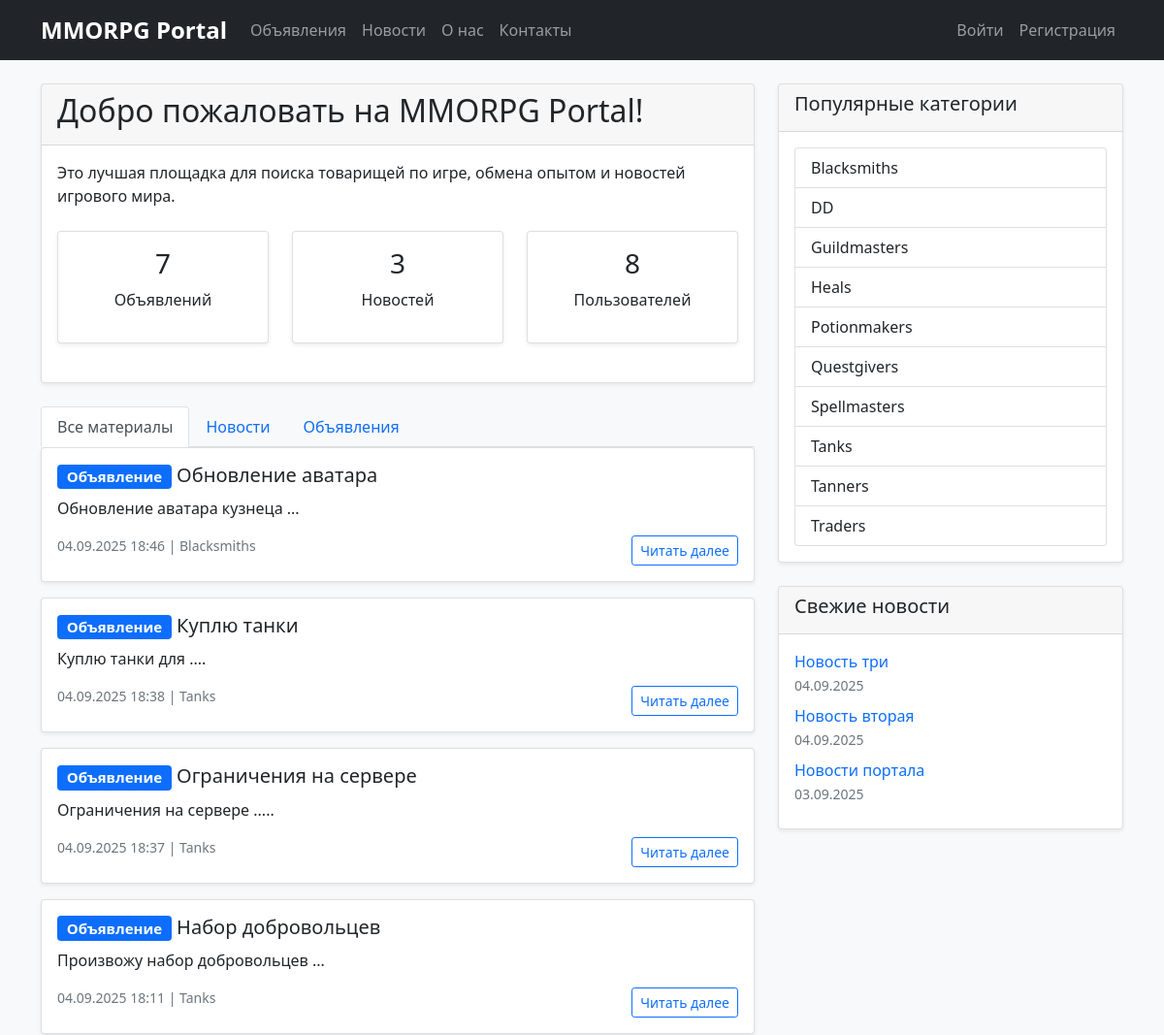
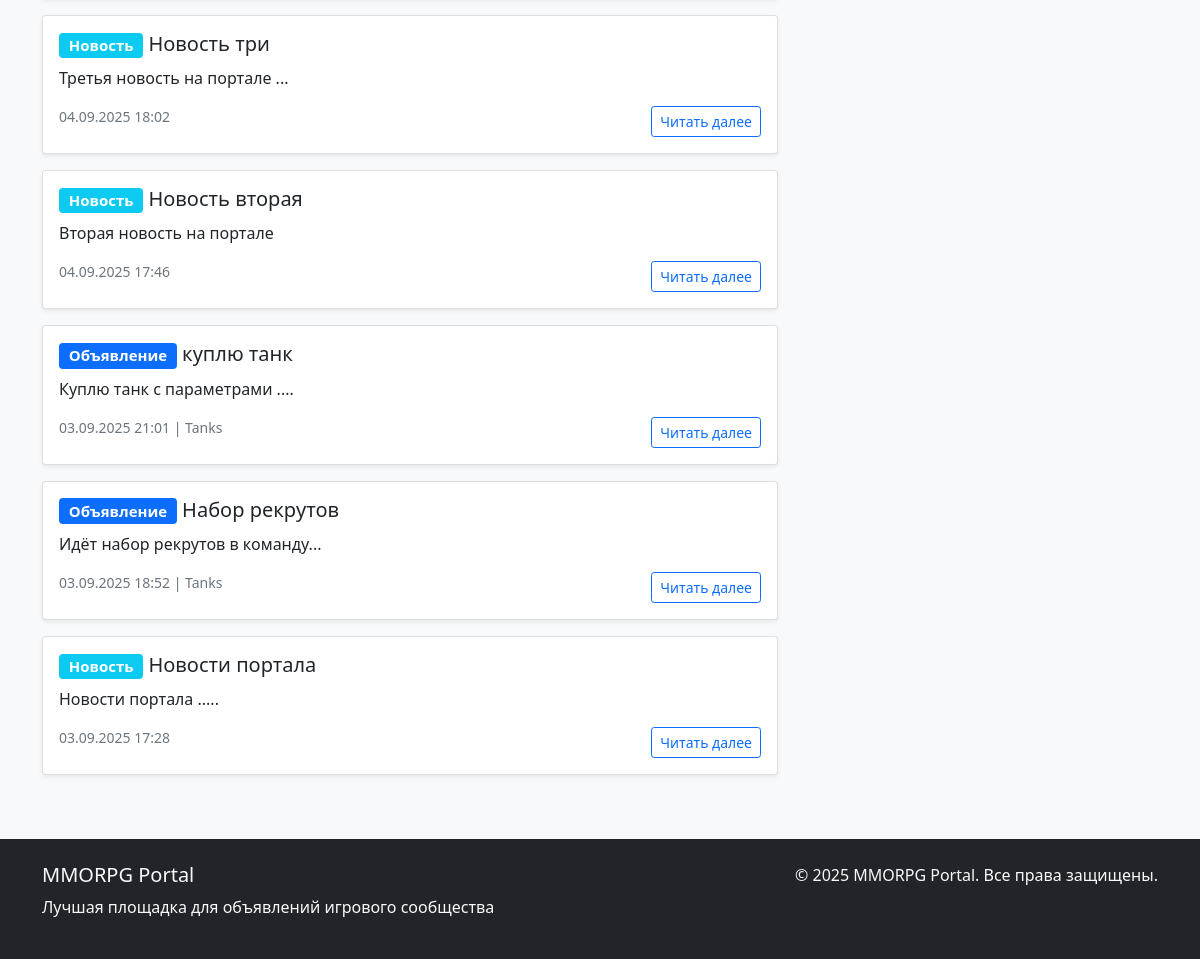
The app's page /, older data (2 pictures, top to bottom).
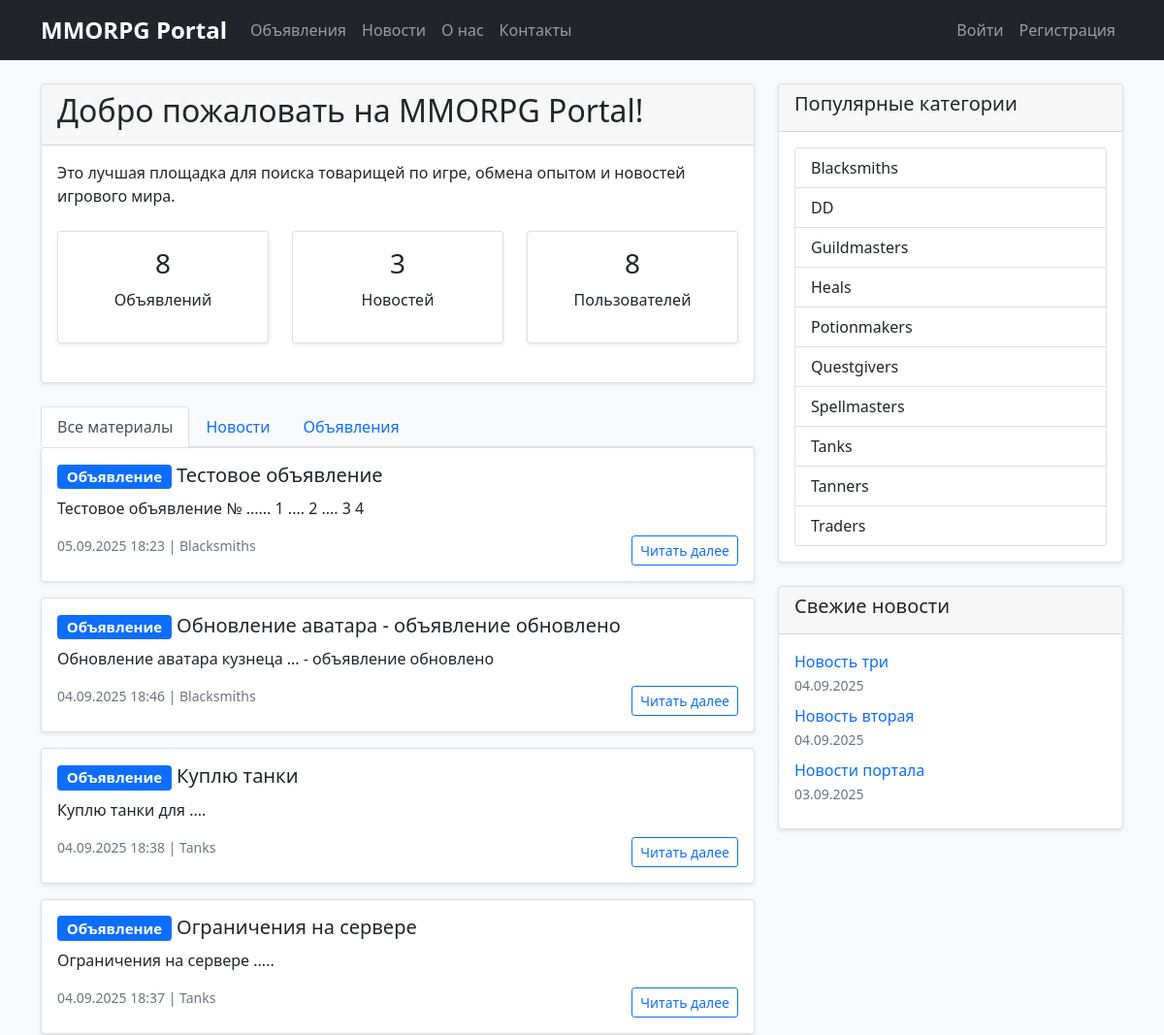
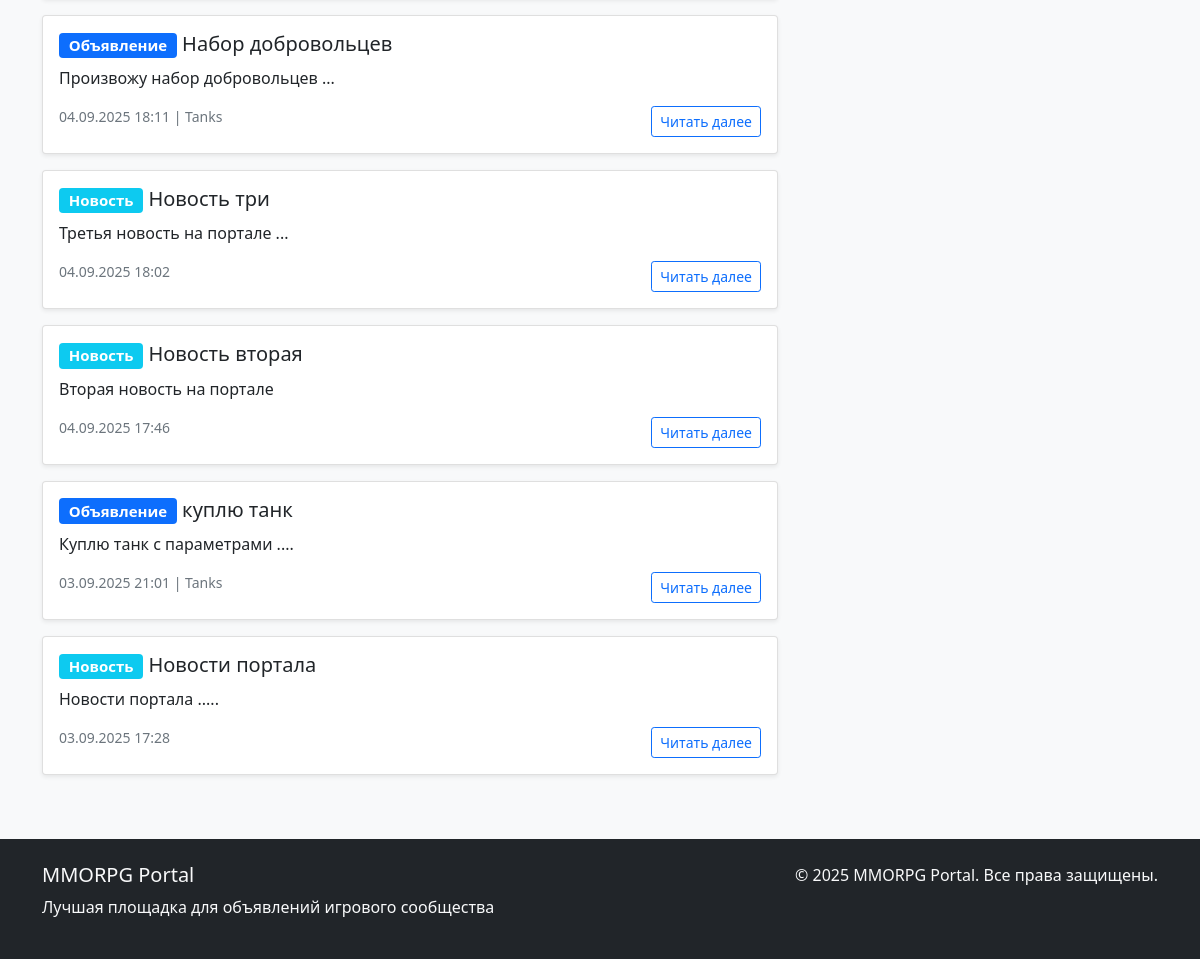
The same page, newer data (2 pictures, top to bottom).
### appNotification/models.py (models this page shows, shortened)
class Post(models.Model):
    CATEGORY_CHOICES = [
        ('tanks', _('Tanks')),
        ('heals', _('Heals')),
        ('dd', _('DD')),
        ('traders', _('Traders')),
        ('guildmasters', _('Guildmasters')),
        ('questgivers', _('Questgivers')),
        ('blacksmiths', _('Blacksmiths')),
        ('tanners', _('Tanners')),
        ('potionmakers', _('Potionmakers')),
        ('spellmasters', _('Spellmasters')),
    ]
    author = models.ForeignKey(User, on_delete=models.CASCADE, related_name='posts')
    category = models.CharField(max_length=20, choices=CATEGORY_CHOICES)
    title = models.CharField(max_length=255, validators=[MinLengthValidator(5)])
    content = RichTextUploadingField(
        verbose_name=_('Content'),
        help_text=_('You can use rich text editor with images, videos and formatting')
    )
    created_at = models.DateTimeField(auto_now_add=True)
    updated_at = models.DateTimeField(auto_now=True)
    subscribers = models.ManyToManyField(User, related_name='subscribed_posts', blank=True)
    image = models.ImageField(
        upload_to='posts/images/',
        blank=True,
        null=True,
        verbose_name=_('Main Image'),
        help_text=_('Main image for the post card')
    )
    video = models.FileField(
        upload_to='posts/videos/',
        blank=True,
        null=True,
        verbose_name=_('Main Video'),
        help_text=_('Main video file (optional)')
    )
    notify_subscribers = models.BooleanField(default=True, verbose_name=_('Notify subscribers'))
    class Meta:
        ordering = ['-created_at']
        verbose_name = _('Post')
        verbose_name_plural = _('Posts')
    def get_category_display(self):
        return dict(self.CATEGORY_CHOICES).get(self.category, self.category)

### appNotification/views.py (the view)
# urls.py: path('', HomeView.as_view(), name='home'),
class HomeView(TemplateView):
    template_name = 'appNotification/home.html'
    def get_context_data(self, **kwargs):
        context = super().get_context_data(**kwargs)
        latest_news = News.objects.all().order_by('-created_at')[:6]
        latest_posts = Post.objects.all().select_related('author').order_by('-created_at')[:6]
        combined_content = []
        for news in latest_news:
            combined_content.append({
                'type': 'news',
                'id': news.id,
                'title': news.title,
                'content': news.content,
                'created_at': news.created_at,
                'get_category_display': None
            })
        for post in latest_posts:
            combined_content.append({
                'type': 'post',
                'id': post.id,
                'title': post.title,
                'content': post.content,
                'created_at': post.created_at,
                'get_category_display': post.get_category_display()
            })
        combined_content.sort(key=lambda x: x['created_at'], reverse=True)
        context.update({
            'latest_news': latest_news,
            'latest_posts': latest_posts,
            'combined_content': combined_content[:10],
            'news_count': News.objects.count(),
            'posts_count': Post.objects.count(),
            'users_count': CustomUser.objects.count(),
        })
        return context

### appNotification/context_processors.py (called while the page is built)
def categories(request):
    return {
        'categories': Category.objects.all(),
        'category_choices': [
            ('tanks', _('Tanks')),
            ('heals', _('Heals')),
            ('dd', _('DD')),
            ('traders', _('Traders')),
            ('guildmasters', _('Guildmasters')),
            ('questgivers', _('Questgivers')),
            ('blacksmiths', _('Blacksmiths')),
            ('tanners', _('Tanners')),
            ('potionmakers', _('Potionmakers')),
            ('spellmasters', _('Spellmasters')),
        ]
    }

def navigation_data(request):
    from .models import Post, News
    return {
        'recent_posts': Post.objects.order_by('-created_at')[:5],
        'recent_news': News.objects.order_by('-created_at')[:3],
        'posts_count': Post.objects.count(),
        'news_count': News.objects.count(),
    }

### appNotification/templates/appNotification/home.html (shortened to what the changed rows need)
{% extends 'base.html' %}
{% block content %}
<div class="row">
    <div class="col-md-8">
        <div class="card mb-4">
            <div class="card-header">
                <h2>Добро пожаловать на MMORPG Portal!</h2>
            </div>
            <div class="card-body">
                <div class="row mt-4">
                    <div class="col-md-4 text-center">
                        <div class="card">
                            <div class="card-body">
                                <h3>{{ posts_count }}</h3>
                                <p>Объявлений</p>
                            </div>
                        </div>
                    </div>
                </div>
            </div>
        </div>
        <div class="tab-content" id="contentTabsContent">
            <div class="tab-pane fade show active" id="all" role="tabpanel">
                {% for item in combined_content %}
                    <div class="card mb-3">
                        <div class="card-body">
                            <h5 class="card-title">
                                {% if item.type == 'news' %}
                                    <span class="badge bg-info">Новость</span>
                                {% else %}
                                    <span class="badge bg-primary">Объявление</span>
                                {% endif %}
                                {{ item.title }}
                            </h5>
                            <p class="card-text">{{ item.content|striptags|truncatewords:30 }}</p>
                            <div class="d-flex justify-content-between">
                                <small class="text-muted">
                                    {{ item.created_at|date:"d.m.Y H:i" }}
                                    {% if item.get_category_display %}
                                        | {{ item.get_category_display }}
                                    {% endif %}
                                </small>
                                <a href="{% if item.type == 'news' %}{% url 'news_detail' item.id %}{% else %}{% url 'post_detail' item.id %}{% endif %}" class="btn btn-sm btn-outline-primary">
                                    Читать далее
                                </a>
                            </div>
                        </div>
                    </div>
                {% endfor %}
            </div>
        </div>
    </div>
</div>
{% endblock %}

Row changes from the older to the newer data that the page shows:
no longer on this page (row unchanged): Post: title "Набор рекрутов", content "Идёт набор рекрутов в команду...", created_at "03.09.2025 18:52"
added Post: title "Тестовое объявление", content "Тестовое объявление № ...... 1 .... 2 .... 3 4", created_at "05.09.2025 18:23"
Text that changed along with them:
{{ posts_count }}: "7" → "8"
new list line: "Объявление | Blacksmiths Читать далее"
new list line: "Обновление аватара - объявление обновлено Обновление аватара кузнеца ... - объявление обновлено 04.09.2025 18:46"
list line gone: "Объявление | Blacksmiths Читать далее"
list line gone: "Обновление аватара Обновление аватара кузнеца ... 04.09.2025 18:46"
list line gone: "Объявление | Tanks Читать далее"
